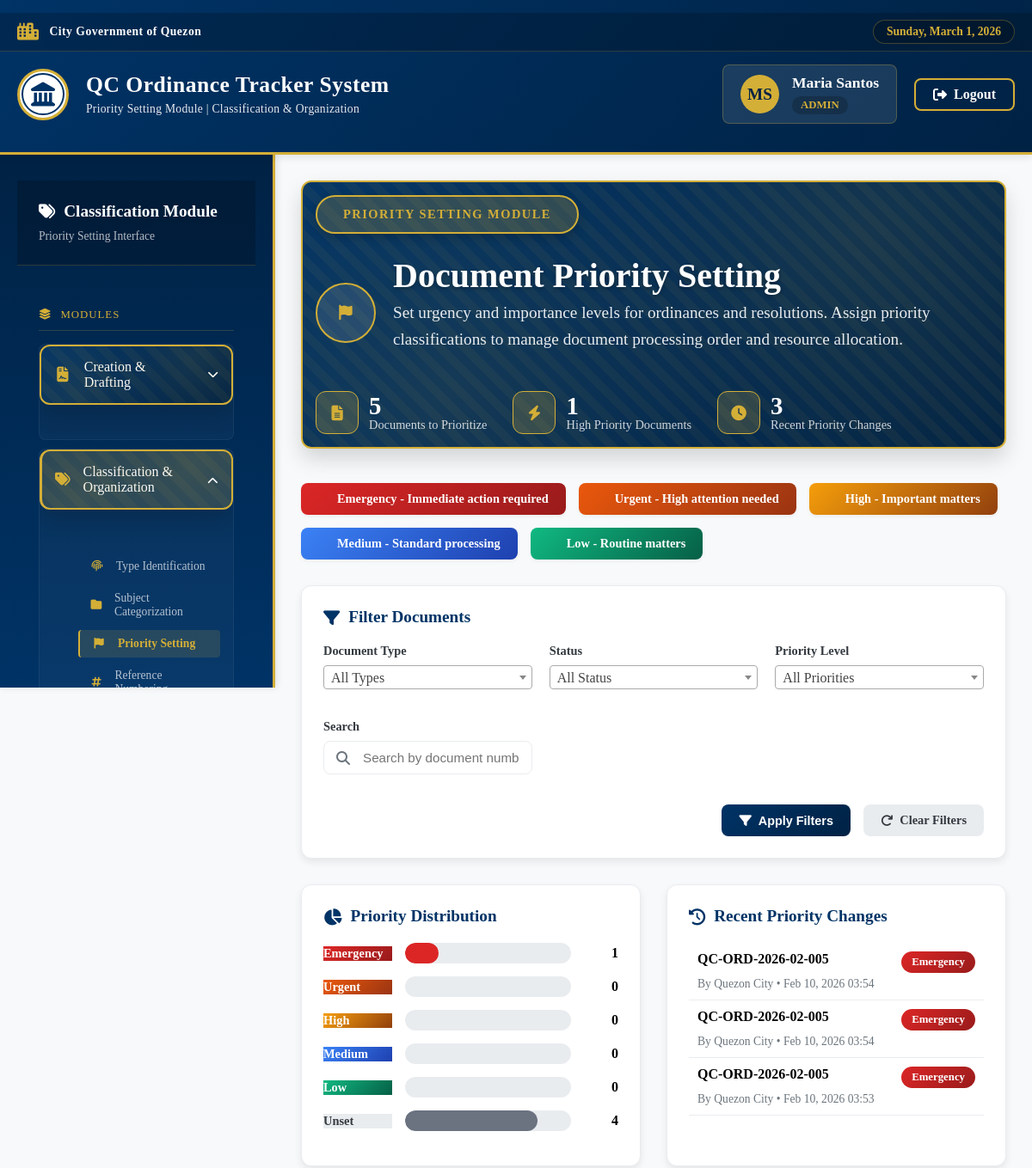
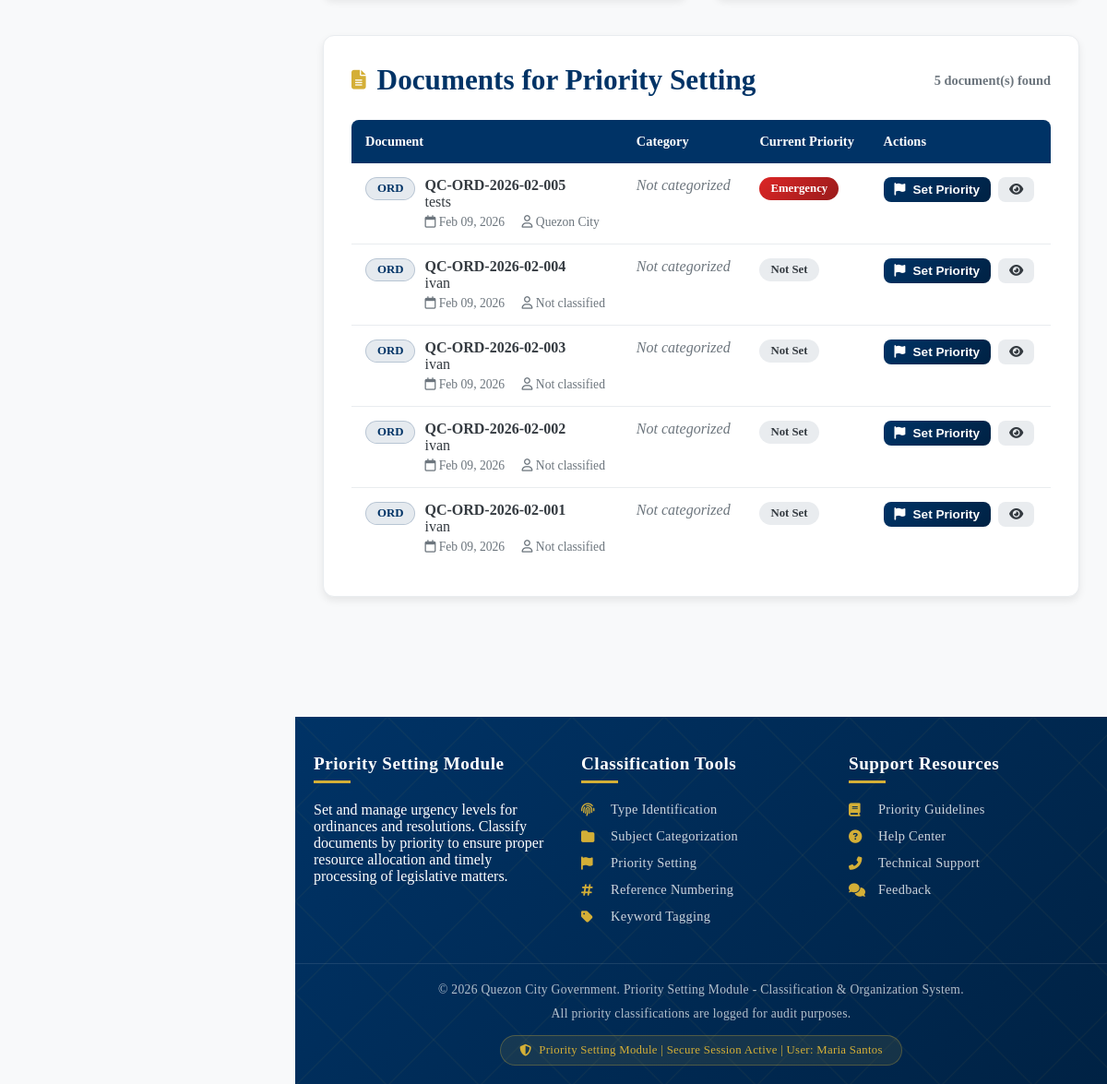
Screenshot of /superadmin/priority.php (signed in) with the database file from the repository (2 pictures, top to bottom).
### tables this page shows
CREATE TABLE `users` (
  `id` int(11) NOT NULL,
  `email` varchar(100) NOT NULL,
  `password` varchar(255) NOT NULL,
  `first_name` varchar(50) NOT NULL,
  `last_name` varchar(50) NOT NULL,
  `role` enum('super_admin','admin','councilor') NOT NULL,
  `department` varchar(100) DEFAULT NULL,
  `is_active` tinyint(1) DEFAULT 1,
  `created_at` timestamp NOT NULL DEFAULT current_timestamp(),
  `last_login` timestamp NULL DEFAULT NULL
);

CREATE TABLE `document_priority_history` (
  `id` int(11) NOT NULL,
  `document_id` int(11) NOT NULL,
  `document_type` enum('ordinance','resolution') NOT NULL,
  `previous_priority` enum('low','medium','high','urgent','emergency') DEFAULT NULL,
  `new_priority` enum('low','medium','high','urgent','emergency') NOT NULL,
  `reason` text DEFAULT NULL,
  `changed_by` int(11) DEFAULT NULL,
  `changed_at` timestamp NOT NULL DEFAULT current_timestamp()
);

### superadmin/priority.php (the view, shortened to what the rows shown need)
<?php
$database = new Database();
$conn = $database->getConnection();
$user_id = $_SESSION['user_id'];
$user_role = $_SESSION['role'];
$query = "SELECT * FROM users WHERE id = :id";
$stmt = $conn->prepare($query);
$stmt->bindParam(':id', $user_id);
$stmt->execute();
$user = $stmt->fetch();
$documents_query = "(
    SELECT 'ordinance' as doc_type, o.id, o.ordinance_number as doc_number,
           o.title, o.status, o.created_at,
           dc.priority_level, dc.classified_at,
           CONCAT(u.first_name, ' ', u.last_name) as classified_by_name,
           dc.category_id, cat.category_name
    FROM ordinances o
    LEFT JOIN document_classification dc ON dc.document_id = o.id AND dc.document_type = 'ordinance'
    LEFT JOIN users u ON u.id = dc.classified_by
    LEFT JOIN document_categories cat ON cat.id = dc.category_id
    WHERE o.status IN ('draft', 'pending')
) UNION ALL (
    SELECT 'resolution' as doc_type, r.id, r.resolution_number as doc_number,
           r.title, r.status, r.created_at,
           dc.priority_level, dc.classified_at,
           CONCAT(u.first_name, ' ', u.last_name) as classified_by_name,
           dc.category_id, cat.category_name
    FROM resolutions r
    LEFT JOIN document_classification dc ON dc.document_id = r.id AND dc.document_type = 'resolution'
    LEFT JOIN users u ON u.id = dc.classified_by
    LEFT JOIN document_categories cat ON cat.id = dc.category_id
    WHERE r.status IN ('draft', 'pending')
)";
$documents_query .= " ORDER BY
    CASE
        WHEN priority_level = 'emergency' THEN 1
        WHEN priority_level = 'urgent' THEN 2
        WHEN priority_level = 'high' THEN 3
        WHEN priority_level = 'medium' THEN 4
        WHEN priority_level = 'low' THEN 5
        ELSE 6
    END, created_at DESC";
$stmt = $conn->prepare($documents_query);
$stmt->execute();
$documents = $stmt->fetchAll();
$stats_query = "SELECT
    COALESCE(priority_level, 'unset') as priority,
    COUNT(*) as count
FROM (
    SELECT dc.priority_level
    FROM ordinances o
    LEFT JOIN document_classification dc ON dc.document_id = o.id AND dc.document_type = 'ordinance'
    WHERE o.status IN ('draft', 'pending')
    UNION ALL
    SELECT dc.priority_level
    FROM resolutions r
    LEFT JOIN document_classification dc ON dc.document_id = r.id AND dc.document_type = 'resolution'
    WHERE r.status IN ('draft', 'pending')
) as combined
GROUP BY COALESCE(priority_level, 'unset')
ORDER BY
    CASE COALESCE(priority_level, 'unset')
        WHEN 'emergency' THEN 1
        WHEN 'urgent' THEN 2
        WHEN 'high' THEN 3
        WHEN 'medium' THEN 4
        WHEN 'low' THEN 5
        ELSE 6
    END";
$stats_stmt = $conn->query($stats_query);
$priority_stats = $stats_stmt->fetchAll();
$recent_changes_query = "SELECT ph.*,
                        CONCAT(u.first_name, ' ', u.last_name) as changed_by_name,
                        CASE
                            WHEN ph.document_type = 'ordinance' THEN o.ordinance_number
                            ELSE r.resolution_number
                        END as doc_number,
                        CASE
                            WHEN ph.document_type = 'ordinance' THEN o.title
                            ELSE r.title
                        END as doc_title
                        FROM document_priority_history ph
                        LEFT JOIN users u ON u.id = ph.changed_by
                        LEFT JOIN ordinances o ON o.id = ph.document_id AND ph.document_type = 'ordinance'
                        LEFT JOIN resolutions r ON r.id = ph.document_id AND ph.document_type = 'resolution'
                        ORDER BY ph.changed_at DESC
                        LIMIT 10";
$recent_changes_stmt = $conn->query($recent_changes_query);
$recent_changes = $recent_changes_stmt->fetchAll();
?>
<!DOCTYPE html>
<html lang="en">
<head>
    <link rel="stylesheet" href="https://cdnjs.cloudflare.com/ajax/libs/font-awesome/6.4.0/css/all.min.css">
    <link href="https://cdn.jsdelivr.net/npm/select2@4.1.0-rc.0/dist/css/select2.min.css" rel="stylesheet" />
</head>
<body>
    <header class="government-header">
        <div class="main-header-content">
            <div class="qc-logo-container">
                <div class="site-title-container">
                    <h1>QC Ordinance Tracker System</h1>
                </div>
            </div>
            <div class="user-auth-section">
                <div class="user-welcome-panel">
                    <div class="user-avatar">
                        <?php echo strtoupper(substr($user['first_name'], 0, 1) . substr($user['last_name'], 0, 1)); ?>
                    </div>
                    <div class="user-info">
                        <div class="user-name"><?php echo htmlspecialchars($user['first_name'] . ' ' . $user['last_name']); ?></div>
                        <div class="user-role">
                            <?php echo strtoupper(str_replace('_', ' ', $user_role)); ?>
                        </div>
                    </div>
                </div>
            </div>
        </div>
    </header>
    <div class="main-wrapper">
        <main class="main-content">
            <div class="module-header fade-in">
                <div class="module-header-content">
                    <div class="module-title-wrapper">
                        <div class="module-title">
                            <h1>Document Priority Setting</h1>
                        </div>
                    </div>
                </div>
            </div>
            <div class="stats-section fade-in">
                <div class="stats-card">
                    <div class="priority-chart">
                        <?php
                        $total_count = 0;
                        foreach ($priority_stats as $stat) {
                            $total_count += $stat['count'];
                        }
                        $priority_order = ['emergency', 'urgent', 'high', 'medium', 'low', 'unset'];
                        foreach ($priority_order as $priority) {
                            $stat = array_filter($priority_stats, function($s) use ($priority) {
                                return $s['priority'] === $priority;
                            });
                            $stat = reset($stat);
                            $count = $stat ? $stat['count'] : 0;
                            $percentage = $total_count > 0 ? ($count / $total_count * 100) : 0;
                            $class = 'priority-' . $priority;
                            $label = ucfirst($priority);
                            $color = '';
                            switch ($priority) {
                                case 'emergency': $color = '#DC2626'; break;
                                case 'urgent': $color = '#EA580C'; break;
                                case 'high': $color = '#F59E0B'; break;
                                case 'medium': $color = '#3B82F6'; break;
                                case 'low': $color = '#10B981'; break;
                                default: $color = '#6B7280'; break;
                            }
                        ?>
                        <div class="chart-bar">
                            <div class="chart-label <?php echo $class; ?>">
                                <?php echo $label; ?>
                            </div>
                            <div class="chart-bar-container">
                                <div class="chart-bar-fill"
                                     style="width: <?php echo $percentage; ?>%; background: <?php echo $color; ?>;">
                                </div>
                            </div>
                            <div class="chart-count"><?php echo $count; ?></div>
                        </div>
                        <?php } ?>
                    </div>
                </div>
                <div class="stats-card">
                    <div style="max-height: 300px; overflow-y: auto;">
                        <?php if (empty($recent_changes)): ?>
                            <div style="text-align: center; padding: 20px; color: var(--gray);">
                                <i class="fas fa-history" style="font-size: 2rem; margin-bottom: 10px;"></i>
                                <p>No priority changes recorded yet</p>
                            </div>
                        <?php else: ?>
                            <?php foreach ($recent_changes as $change):
                                $priority_class = 'badge-' . $change['new_priority'];
                            ?>
                            <div style="padding: 10px; border-bottom: 1px solid var(--gray-light);">
                                <div style="display: flex; justify-content: space-between; margin-bottom: 5px;">
                                    <span style="font-weight: 600;"><?php echo htmlspecialchars($change['doc_number']); ?></span>
                                    <span class="priority-badge <?php echo $priority_class; ?>">
                                        <?php echo ucfirst($change['new_priority']); ?>
                                    </span>
                                </div>
                                <div style="font-size: 0.85rem; color: var(--gray);">
                                    By <?php echo htmlspecialchars($change['changed_by_name']); ?> •
                                    <?php echo date('M d, Y H:i', strtotime($change['changed_at'])); ?>
                                </div>
                            </div>
                            <?php endforeach; ?>
                        <?php endif; ?>
                    </div>
                </div>
            </div>
            <div class="documents-section fade-in">
                <div class="section-title">
                    <h2>Documents for Priority Setting</h2>
                </div>
                <?php if (empty($documents)): ?>
                    <div class="empty-state">
                        <i class="fas fa-inbox empty-state-icon"></i>
                        <h3>No Documents Found</h3>
                        <p>No documents match your current filter criteria.</p>
                        <a href="priority.php" class="btn btn-primary" style="margin-top: 15px;">
                            <i class="fas fa-redo"></i> Reset Filters
                        </a>
                    </div>
                <?php else: ?>
                    <div style="overflow-x: auto;">
                        <table class="documents-table">
                            <thead>
                                <tr>
                                    <th>Document</th>
                                    <th>Category</th>
                                    <th>Current Priority</th>
                                    <th>Actions</th>
                                </tr>
                            </thead>
                        </table>
                    </div>
                <?php endif; ?>
            </div>
        </main>
    </div>
    <footer class="government-footer">
        <div class="copyright">
            <p>&copy; 2026 Quezon City Government. Priority Setting Module - Classification & Organization System.</p>
            <p style="margin-top: 10px;">All priority classifications are logged for audit purposes.</p>
            <div class="security-badge">
                <i class="fas fa-shield-alt"></i>
                Priority Setting Module | Secure Session Active | User: <?php echo htmlspecialchars($user['first_name'] . ' ' . $user['last_name']); ?>
            </div>
        </div>
    </footer>
</body>
</html>

### rows the page displays
users: first_name+last_name "MS", first_name+last_name "Maria Santos"
document_priority_history: new_priority "Emergency", previous_priority "Medium", doc_number "QC-ORD-2026-02-005", changed_by_name "Quezon City", changed_at "Feb 10, 2026 03:53"
document_priority_history: doc_number "QC-ORD-2026-02-005", new_priority "Emergency", changed_by_name "Quezon City", changed_at "Feb 10, 2026 03:54"
document_priority_history: doc_number "QC-ORD-2026-02-005", new_priority "Emergency", changed_by_name "Quezon City", changed_at "Feb 10, 2026 03:54"

### other values shown
str_replace('_', ' ', $user_role) "ADMIN"
count($documents) "5"
$urgent_count "1"
count($recent_changes) "3"
$count "1"
$label "Urgent"
$count "0"
$label "High"
$label "Low"
$label "Unset"
$count "4"
$doc['doc_number'] "QC-ORD-2026-02-005"
$doc['title'] "tests"
date('M d, Y', strtotime($doc['created_at'])) "Feb 09, 2026"
$doc['classified_by_name'] "Quezon City"
